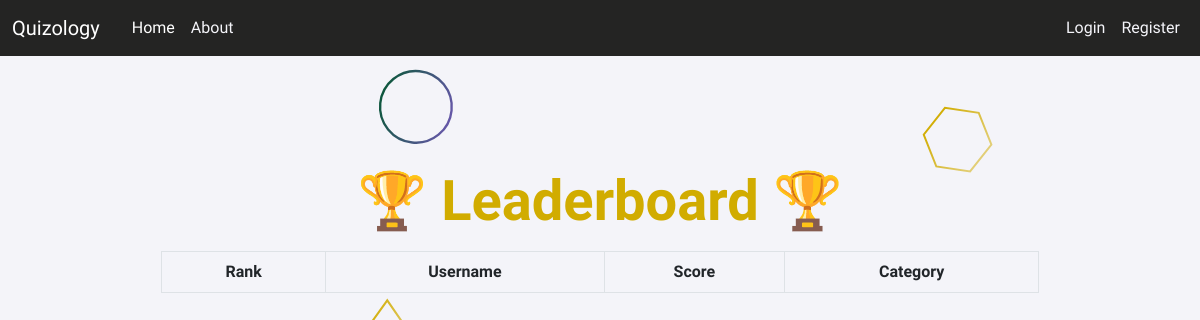
Before: /scoreboard/ with the older database file.
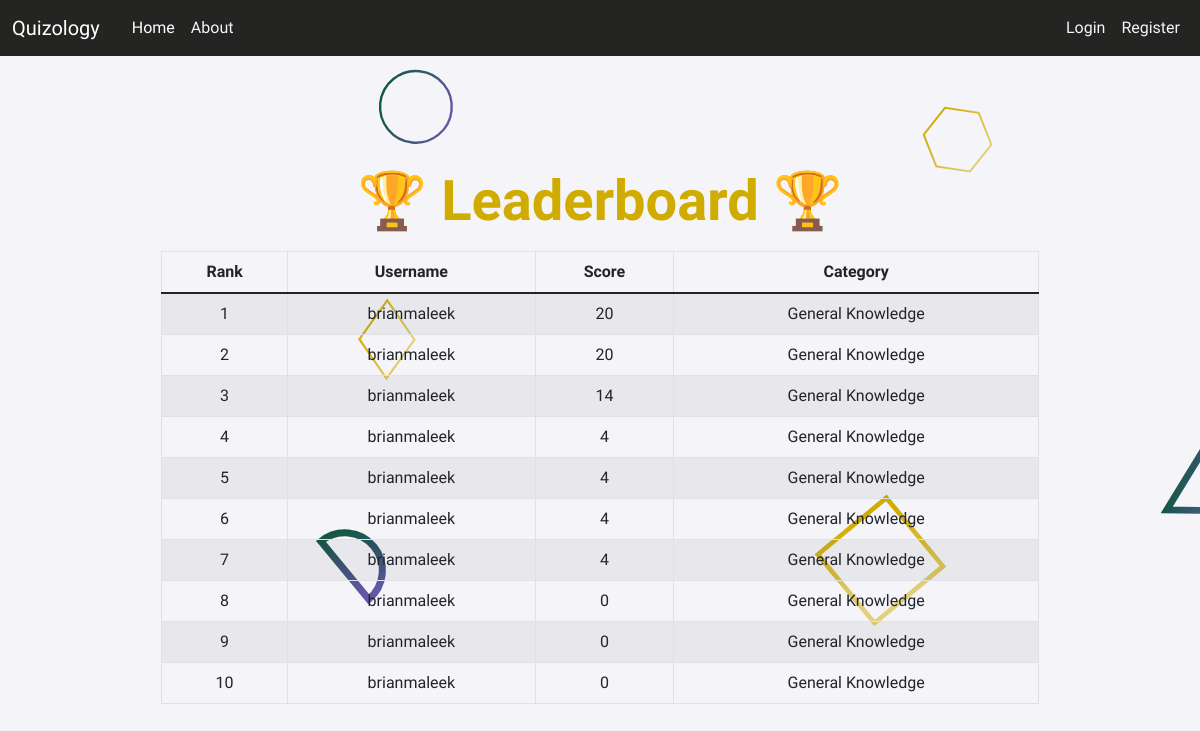
After: the same page with the newer database file.
### quiz_app/models.py (models this page shows, shortened)
class UserQuizResult(models.Model):
    user = models.ForeignKey(User, on_delete=models.CASCADE)
    quiz_category = models.TextField(default='General Knowledge')
    score = models.IntegerField()
    created_at = models.DateTimeField(auto_now_add=True)

### quiz_app/views.py (the view)
# urls.py: path("scoreboard/", views.leaderboard, name="scoreboard")
def leaderboard(request):
    scores = UserQuizResult.objects.all().order_by('-score')[:10]
    context = {
        'scores': scores
    }
    return render(request, 'quiz_app/leader_board.html', context)

### quiz_app/templates/quiz_app/leader_board.html
{% extends 'quiz_app/base.html' %}
{% block content %}
<div class="container mt-2">
    <div class="text-center">
        <h1 class="quizologytitle " id = "quizology">🏆 Leaderboard 🏆</h1>
    </div>
    <div class="table-responsive pt-2 text-center ">
        <table class="table table-striped table-bordered">
            <thead class="thead-dark">
                <tr>
                    <th>Rank</th>
                    <th>Username</th>
                    <th>Score</th>
                    <th>Category</th>
                </tr>
            </thead>
            <tbody>
                {% for score in scores %}
                <tr>
                    <td>{{ forloop.counter }}</td>
                    <td>{{ score.user.username }}</td>
                    <td>{{ score.score }}</td>
                    <td>{{ score.quiz_category }}</td>
                </tr>
                {% endfor %}
            </tbody>
        </table>
    </div>
</div>
{% endblock %}

### quiz_app/templates/quiz_app/base.html (shortened to what this page needs)
{% load static %}
<!DOCTYPE html>
<html lang="en">
  <head>
    <link
      href="https://cdn.jsdelivr.net/npm/bootstrap@5.1.3/dist/css/bootstrap.min.css"
      rel="stylesheet"
    />
    <link
      rel="stylesheet"
      type="text/css"
      href="{%  static 'quiz_app/main.css'   %}"
    />
    <link rel="stylesheet" href="{% static 'quiz_app/static/main.css' %}?{% now "U" %}">
  </head>
  <body>
    <header class="site-header">
      <nav class="navbar navbar-expand-lg navbar-dark bg-steel fixed-top">
        <div class="container-fluid">
          <a class="navbar-brand me-4" href="{% url 'quiz_app-home' %}"
            >Quizology</a
          >
          <div class="collapse navbar-collapse" id="navbarNavAltMarkup">
            <div class="navbar-nav">
              <a class="nav-link active" aria-current="page" href="{% url 'quiz_app-home' %}"
                >Home</a
              >
              <a class="nav-link" href="{% url 'quiz_app-about' %}"
                >About</a
              >
            </div>
            <div class="navbar-nav ms-auto">
              {% if user.is_authenticated %}
                <a class="nav-item nav-link" href="{% url 'profile' %}">Profile</a>
                <a class="nav-item nav-link" href="{% url 'logout' %}">Logout</a>
              {% else %}
                <a class="nav-link" href="{% url 'login' %}">Login</a>
                <a class="nav-link" href="{% url 'register' %}">Register</a>
              {% endif %}
            </div>
          </div>
        </div>
      </nav>
    </header>
    <main role="main" class="container">
      <div class="row">
        <div class="col-md-1 col-lg-1"></div>
        <div class="col-md-10  col-lg-10">
          {% block content %}{% endblock %}
        </div>
        <div class="col-md-1 col-lg-1"></div>
      </div>
    </main>
  </body>
</html>

### quiz_app/static/quiz_app/main.css (style rules this page uses)
body { background-color: #F4F4F9; background-attachment: fixed; background-size: cover; margin-top: 10rem; font-family: "Raleway", sans-serif; }
h1, h2, h3, h4, h5, h6 { color: #242423; }
.bg-steel { background-color: #242423; }
.site-header .navbar-nav .nav-link { color: #F4F4F9; }
.site-header .navbar-nav .nav-link.active { font-weight: 500; }
.quizologytitle { font-family: "Raleway", sans-serif; font-size: 3rem; font-weight: 900; color: #242423; }
#quizology { font-family: 'Rubik Scribble', sans-serif !important; font-size: 3.5rem; color: #D1AC00; }

Changed rows visible on the page:
added UserQuizResult: user.username "brianmaleek", score "20", quiz_category "General Knowledge"
added UserQuizResult: user.username "brianmaleek", score "20", quiz_category "General Knowledge"
added UserQuizResult: user.username "brianmaleek", score "14", quiz_category "General Knowledge"
added UserQuizResult: user.username "brianmaleek", score "4", quiz_category "General Knowledge"
added UserQuizResult: user.username "brianmaleek", score "4", quiz_category "General Knowledge"
added UserQuizResult: user.username "brianmaleek", score "4", quiz_category "General Knowledge"
added UserQuizResult: user.username "brianmaleek", score "4", quiz_category "General Knowledge"
added UserQuizResult: user.username "brianmaleek", score "0", quiz_category "General Knowledge"
added UserQuizResult: user.username "brianmaleek", score "0", quiz_category "General Knowledge"
added UserQuizResult: user.username "brianmaleek", score "0", quiz_category "General Knowledge"
